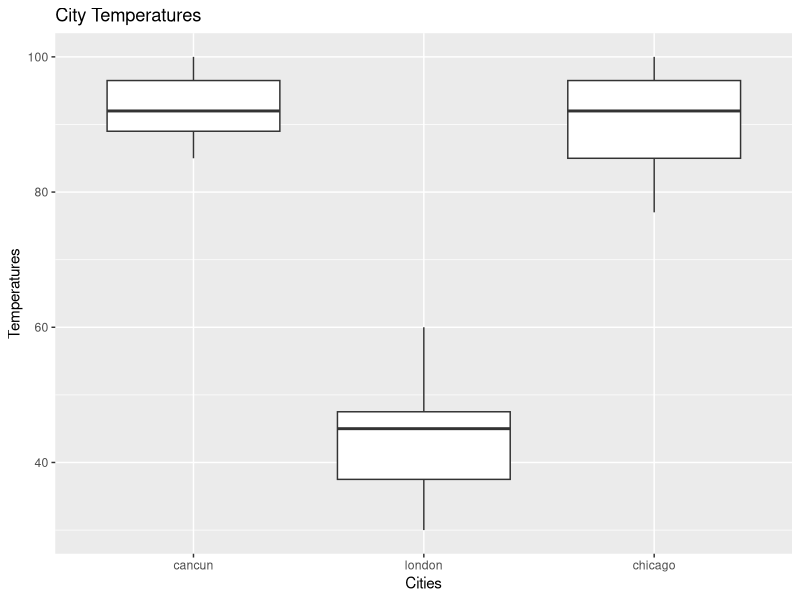

R code for this plot:
## ---- chunk 1
test_variable <- 2 + 6
test_variable
## ---- chunk 2
# Create your vector here
temps_f <- c(90,100,85,92,95,88,98)

## ---- chunk 3
# Write your function here
celsius <- 0
f_to_c <- function(fahrenheit){
  
  celsius <- ((fahrenheit-32)* 5/9)
  return (celsius)
}

# Testing Function f_to_c(0) returned 17.778 
## ---- chunk 4
# Apply your function to temps_f here

temps_c <- sapply(temps_f, f_to_c)

print (temps_c)
## ---- chunk 5
# Write your function here

weather <- function(temps){
  count <- 0
  len = length(temps) / 2
  for (temp in temps){
    if (temp > 60){
      count <- count +1
    }
  }
  if (count > len){
    return (TRUE)
  }
  else{
    return (FALSE)
  }
}

weather(temps_f)
## ---- chunk 6
# Create your list here
cities <- list(cancun = temps_f, london = c(35,40,45,50,60,30,45), chicago = c(80,90,95,92,98,100,77))
## ---- chunk 7
# Apply your function to your list

nice <- lapply(cities, weather)
print(nice)
## ---- chunk 8
# Create your boxplot visualization.
library(ggplot2)
cities_df = as.data.frame(cities)

ggplot(stack(cities_df), aes(x = ind, y= values)) + geom_boxplot() + labs(x = "Cities", y = "Temperatures") + ggtitle("City Temperatures")
## ---- chunk 9

